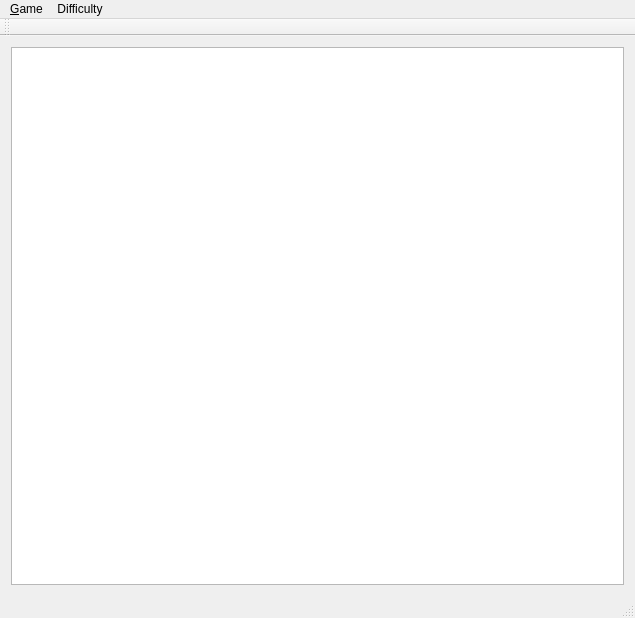
<?xml version="1.0" encoding="UTF-8"?>
<ui version="4.0">
 <class>GomokuWindow</class>
 <widget class="QMainWindow" name="GomokuWindow">
  <property name="geometry">
   <rect>
    <x>0</x>
    <y>0</y>
    <width>635</width>
    <height>618</height>
   </rect>
  </property>
  <property name="windowTitle">
   <string>Gomoku</string>
  </property>
  <widget class="QWidget" name="centralWidget">
   <layout class="QGridLayout" name="gridLayout">
    <item row="0" column="0" colspan="2">
     <widget class="QGraphicsView" name="graphicsView"/>
    </item>
   </layout>
  </widget>
  <widget class="QMenuBar" name="menuBar">
   <property name="geometry">
    <rect>
     <x>0</x>
     <y>0</y>
     <width>635</width>
     <height>21</height>
    </rect>
   </property>
   <widget class="QMenu" name="menu_File">
    <property name="title">
     <string>&amp;Game</string>
    </property>
    <addaction name="actionNewGame"/>
    <addaction name="actionExit"/>
   </widget>
   <widget class="QMenu" name="menuDifficulty">
    <property name="title">
     <string>Difficulty</string>
    </property>
    <addaction name="actionBeginner"/>
    <addaction name="actionIntermediate"/>
    <addaction name="actionExpert"/>
   </widget>
   <addaction name="menu_File"/>
   <addaction name="menuDifficulty"/>
  </widget>
  <widget class="QToolBar" name="mainToolBar">
   <attribute name="toolBarArea">
    <enum>TopToolBarArea</enum>
   </attribute>
   <attribute name="toolBarBreak">
    <bool>false</bool>
   </attribute>
  </widget>
  <widget class="QStatusBar" name="statusBar"/>
  <action name="actionNewGame">
   <property name="text">
    <string>&amp;New Game</string>
   </property>
   <property name="shortcut">
    <string>Ctrl+N</string>
   </property>
  </action>
  <action name="actionExit">
   <property name="text">
    <string>&amp;Exit</string>
   </property>
   <property name="shortcut">
    <string>Ctrl+Q</string>
   </property>
  </action>
  <action name="actionBeginner">
   <property name="text">
    <string>Beginner: 8x8, 10 mines</string>
   </property>
  </action>
  <action name="actionIntermediate">
   <property name="text">
    <string>Intermediate: 16x16, 40 mines</string>
   </property>
  </action>
  <action name="actionExpert">
   <property name="text">
    <string>Expert: 16x30, 99 mines</string>
   </property>
  </action>
 </widget>
 <layoutdefault spacing="6" margin="11"/>
 <resources/>
 <connections>
  <connection>
   <sender>actionExit</sender>
   <signal>triggered()</signal>
   <receiver>GomokuWindow</receiver>
   <slot>close()</slot>
   <hints>
    <hint type="sourcelabel">
     <x>-1</x>
     <y>-1</y>
    </hint>
    <hint type="destinationlabel">
     <x>317</x>
     <y>308</y>
    </hint>
   </hints>
  </connection>
 </connections>
</ui>
